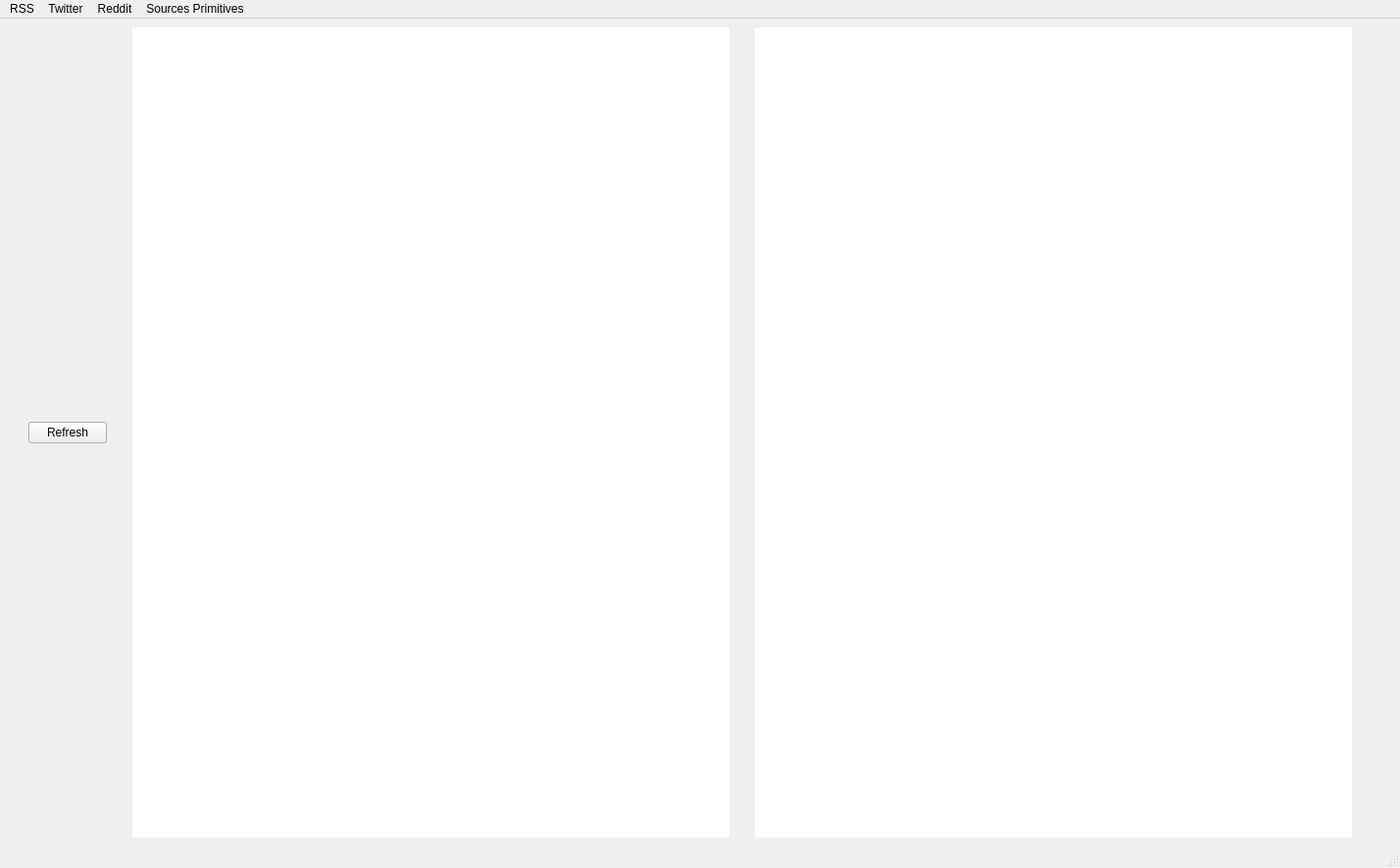
<?xml version="1.0" encoding="UTF-8"?>
<ui version="4.0">
 <class>MainWindow</class>
 <widget class="QMainWindow" name="MainWindow">
  <property name="geometry">
   <rect>
    <x>0</x>
    <y>0</y>
    <width>1428</width>
    <height>885</height>
   </rect>
  </property>
  <property name="windowTitle">
   <string>MainWindow</string>
  </property>
  <property name="styleSheet">
   <string notr="true"/>
  </property>
  <widget class="QWidget" name="centralwidget">
   <layout class="QGridLayout" name="gridLayout_2">
    <item row="0" column="0">
     <layout class="QGridLayout" name="gridLayout">
      <item row="0" column="0">
       <spacer name="verticalSpacer_3">
        <property name="orientation">
         <enum>Qt::Vertical</enum>
        </property>
        <property name="sizeHint" stdset="0">
         <size>
          <width>20</width>
          <height>40</height>
         </size>
        </property>
       </spacer>
      </item>
      <item row="0" column="7">
       <widget class="QTextBrowser" name="articleShower">
        <property name="frameShape">
         <enum>QFrame::NoFrame</enum>
        </property>
        <property name="autoFormatting">
         <set>QTextEdit::AutoAll</set>
        </property>
        <property name="html">
         <string>&lt;!DOCTYPE HTML PUBLIC &quot;-//W3C//DTD HTML 4.0//EN&quot; &quot;http://www.w3.org/TR/REC-html40/strict.dtd&quot;&gt;
&lt;html&gt;&lt;head&gt;&lt;meta name=&quot;qrichtext&quot; content=&quot;1&quot; /&gt;&lt;style type=&quot;text/css&quot;&gt;
p, li { white-space: pre-wrap; }
&lt;/style&gt;&lt;/head&gt;&lt;body style=&quot; font-family:'MS Shell Dlg 2'; font-size:8.25pt; font-weight:400; font-style:normal;&quot;&gt;
&lt;p style=&quot;-qt-paragraph-type:empty; margin-top:0px; margin-bottom:0px; margin-left:0px; margin-right:0px; -qt-block-indent:0; text-indent:0px; font-family:'Roboto'; font-size:15pt;&quot;&gt;&lt;br /&gt;&lt;/p&gt;&lt;/body&gt;&lt;/html&gt;</string>
        </property>
        <property name="openExternalLinks">
         <bool>true</bool>
        </property>
       </widget>
      </item>
      <item row="0" column="6">
       <spacer name="verticalSpacer_2">
        <property name="orientation">
         <enum>Qt::Vertical</enum>
        </property>
        <property name="sizeHint" stdset="0">
         <size>
          <width>20</width>
          <height>40</height>
         </size>
        </property>
       </spacer>
      </item>
      <item row="0" column="5">
       <widget class="QListWidget" name="mainCol">
        <property name="font">
         <font>
          <family>Montserrat</family>
          <pointsize>15</pointsize>
          <weight>50</weight>
          <italic>false</italic>
          <bold>false</bold>
          <stylestrategy>PreferDefault</stylestrategy>
         </font>
        </property>
        <property name="styleSheet">
         <string notr="true">font: 15pt &quot;Montserrat&quot;;
QListWidget.item : padding 10px;
</string>
        </property>
        <property name="frameShape">
         <enum>QFrame::NoFrame</enum>
        </property>
        <property name="lineWidth">
         <number>10</number>
        </property>
       </widget>
      </item>
      <item row="0" column="3">
       <widget class="QPushButton" name="pushButton">
        <property name="autoFillBackground">
         <bool>false</bool>
        </property>
        <property name="text">
         <string>Refresh</string>
        </property>
        <property name="autoDefault">
         <bool>false</bool>
        </property>
       </widget>
      </item>
      <item row="0" column="4">
       <spacer name="verticalSpacer">
        <property name="orientation">
         <enum>Qt::Vertical</enum>
        </property>
        <property name="sizeHint" stdset="0">
         <size>
          <width>20</width>
          <height>40</height>
         </size>
        </property>
       </spacer>
      </item>
      <item row="0" column="9">
       <spacer name="verticalSpacer_4">
        <property name="orientation">
         <enum>Qt::Vertical</enum>
        </property>
        <property name="sizeHint" stdset="0">
         <size>
          <width>20</width>
          <height>40</height>
         </size>
        </property>
       </spacer>
      </item>
      <item row="0" column="8">
       <spacer name="verticalSpacer_5">
        <property name="orientation">
         <enum>Qt::Vertical</enum>
        </property>
        <property name="sizeHint" stdset="0">
         <size>
          <width>20</width>
          <height>40</height>
         </size>
        </property>
       </spacer>
      </item>
     </layout>
    </item>
   </layout>
  </widget>
  <widget class="QStatusBar" name="statusbar"/>
  <widget class="QMenuBar" name="menuBar">
   <property name="geometry">
    <rect>
     <x>0</x>
     <y>0</y>
     <width>1428</width>
     <height>21</height>
    </rect>
   </property>
   <widget class="QMenu" name="menuRSS">
    <property name="title">
     <string>RSS</string>
    </property>
    <addaction name="actionAjouter_Supprimer"/>
   </widget>
   <widget class="QMenu" name="menuTwitter">
    <property name="title">
     <string>Twitter</string>
    </property>
    <addaction name="actionAjouter_Supprimer_2"/>
   </widget>
   <widget class="QMenu" name="menuReddit">
    <property name="title">
     <string>Reddit</string>
    </property>
    <addaction name="actionAjouter_Supprimer_3"/>
   </widget>
   <widget class="QMenu" name="menuSources_Primitives">
    <property name="title">
     <string>Sources Primitives</string>
    </property>
    <addaction name="actionD_sactiver"/>
   </widget>
   <addaction name="menuRSS"/>
   <addaction name="menuTwitter"/>
   <addaction name="menuReddit"/>
   <addaction name="menuSources_Primitives"/>
  </widget>
  <action name="actionAjouter_Supprimer">
   <property name="text">
    <string>Ajouter/Supprimer</string>
   </property>
  </action>
  <action name="actionAjouter_Supprimer_2">
   <property name="text">
    <string>Ajouter/Supprimer</string>
   </property>
  </action>
  <action name="actionAjouter_Supprimer_3">
   <property name="text">
    <string>Ajouter/Supprimer</string>
   </property>
  </action>
  <action name="actionD_sactiver">
   <property name="text">
    <string>Désactiver</string>
   </property>
  </action>
 </widget>
 <resources/>
 <connections/>
</ui>
